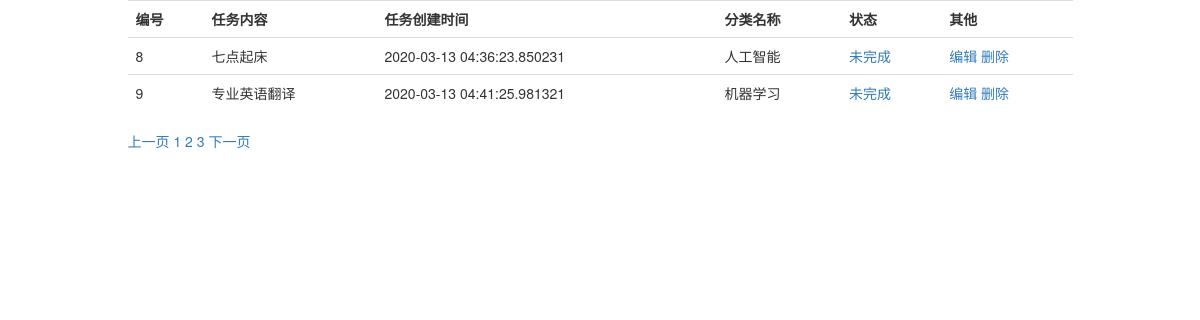
Page /todo/list/?page=2 (signed in) on the committed database.
### app/models.py (models this page shows, shortened)
class Todo(db.Model):
    __tablename__ = 'todos'
    id = db.Column(db.Integer, autoincrement=True, primary_key=True)
    content = db.Column(db.String(100))
    status = db.Column(db.Boolean, default=False)
    add_time = db.Column(db.DateTime, default=datetime.utcnow)
    user_id = db.Column(db.Integer, db.ForeignKey('users.id'))
    category_id = db.Column(db.Integer, db.ForeignKey('categories.id'))

class Category(db.Model):
    __tablename__ = 'categories'
    id = db.Column(db.Integer, autoincrement=True, primary_key=True)
    name = db.Column(db.String(20), unique=True)
    add_time = db.Column(db.DateTime, default=datetime.utcnow)
    user_id = db.Column(db.Integer, db.ForeignKey('users.id'))
    todos = db.relationship('Todo', backref='category')

### app/todo/views.py (the view)
@todo.route('/list/')
@login_required
def list():
    page = int(request.args.get('page', 1))
    todoPageObj = Todo.query.filter_by(user_id=current_user.id).paginate(
        page, per_page=current_app.config['PRE_PAGE']
    )
    return render_template('todo/list.html', todoPageObj=todoPageObj)

### app/auth/views.py (called while the page is built)
@auth.before_app_request
def before_request():
    if current_user.is_authenticated \
            and not current_user.confirmed \
            and request.endpoint[:5] != 'auth.' \
            and request.endpoint != 'static':
        return redirect(url_for('auth.unconfirmed'))

### app/models.py (called while the page is built)
@login_manager.user_loader
def load_user(user_id):
    return User.query.get(int(user_id))

### app/templates/todo/list.html (shortened to what this page needs)
{% extends 'bootstrap/base.html' %}
{% block content %}
    <div class="container">
        <div class="row">
            <div class="col-lg-10 col-lg-offset-1">
                <table class="table table-hover">
                    <tr>
                        <th>编号</th>
                        <th>任务内容</th>
                        <th>任务创建时间</th>
                        <th>分类名称</th>
                        <th>状态</th>
                        <th>其他</th>
                    </tr>
                    {% for todo in todoPageObj.items %}
                        <tr>
                            <td>{{ todo.id }}</td>
                            <td>{{ todo.content }}</td>
                            <td>{{ todo.add_time }}</td>
                            <td>{{ todo.category.name }}</td>
                            <td>
                                {% if todo.status %}
                                    <a href="{{ url_for('todo.undo', id=todo.id) }}">已完成</a>
                                {% else %}
                                    <a href="{{ url_for('todo.done', id=todo.id) }}">未完成</a>
                                {% endif %}
                            </td>
                            <td>
                                <a href="{{ url_for('todo.edit', id=todo.id) }}">编辑</a>
                                <a href="{{ url_for('todo.delete', id=todo.id) }}">删除</a>
                            </td>
                        </tr>
                    {% endfor %}
                </table>
                {% if todoPageObj.has_prev %}
                    <a href="{{ url_for('todo.list') }}?page={{ todoPageObj.prev_num }}">上一页</a>
                {% endif %}
                {% for i in todoPageObj.iter_pages() %}
                    <a href="{{ url_for('todo.list') }}?page={{ i }}">
                        {% if i %}
                            {{ i }}
                        {% else %}
                            ...
                        {% endif %}
                    </a>
                {% endfor %}
                {% if todoPageObj.has_next %}
                    <a href="{{ url_for('todo.list') }}?page={{ todoPageObj.next_num }}">下一页</a>
                {% endif %}
            </div>
        </div>
    </div>
{% endblock %}

### rows in the picture
Todo: id "8", content "七点起床", add_time "2020-03-13 04:36:23.850231", category.name "人工智能"
Todo: id "9", content "专业英语翻译", add_time "2020-03-13 04:41:25.981321", category.name "机器学习"

### other values in the picture
{{ i }} "1" "2" "3"
